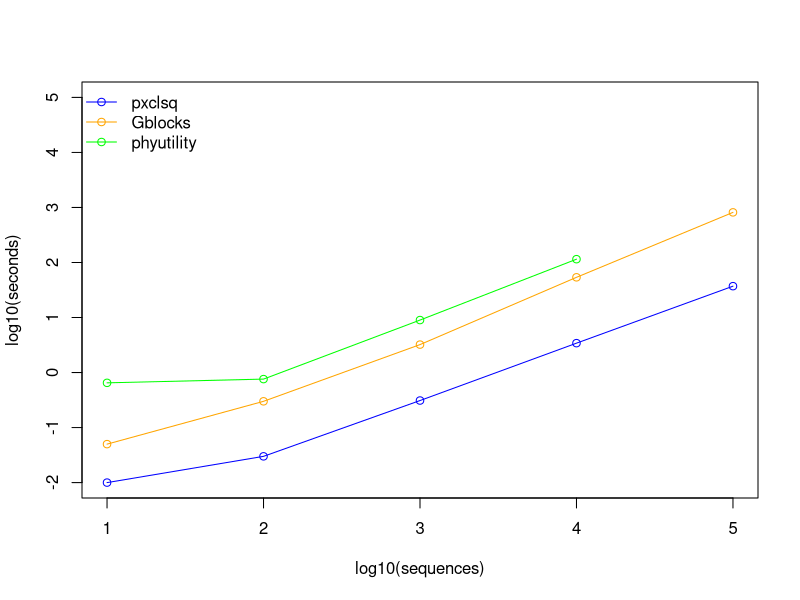
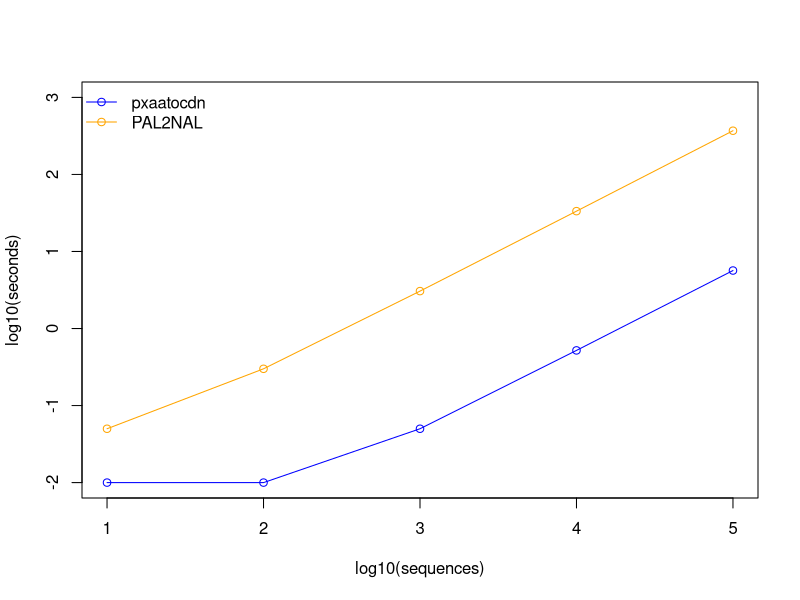
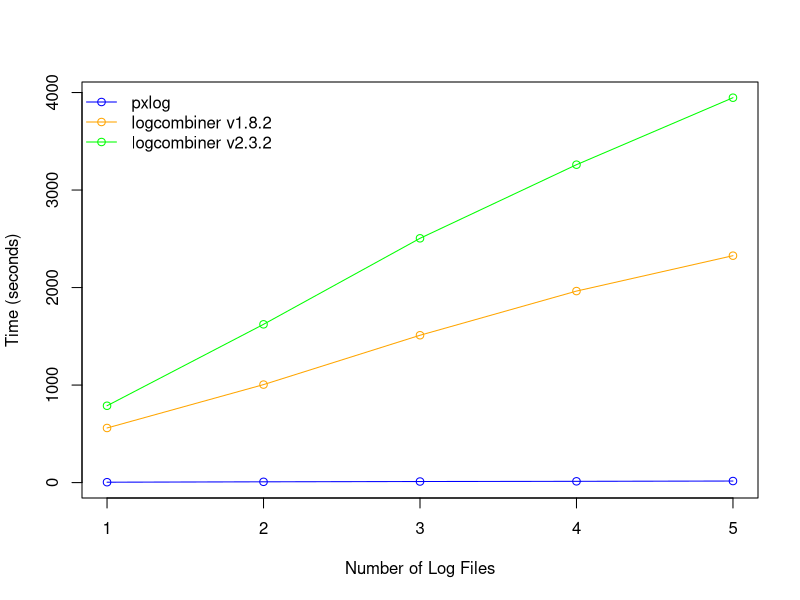

These charts were generated, in order, by the following R code:
## SEQ CLEANING
Phyx        <- log10(c(0.01, 0.03, 0.31, 3.42, 37.12));
Gblocks     <- log10(c(0.05, 0.30, 3.22, 53.77, 814.39));
Phyutility  <- log10(c(0.65, 0.76, 8.99,114.84));
x           <- 1:5;
phyutilityx <- 1:4;
plot(x, Phyx, xlab="log10(sequences)",ylab="log10(seconds)",type="o", col="blue",
     ylim=c(-2,5), main="");

lines(x,Gblocks, type="o", col="orange");
lines(phyutilityx, Phyutility, type="o", col="green");
legend("topleft", c("pxclsq","Gblocks", "phyutility"), cex=1, 
       col=c("blue", "orange", "green"), pch=21, lty=1, bty="n");

## AA -> CDN
Phyx    <- log10(c(0.01, 0.01, 0.05, 0.52, 5.66));
PAL2NAL <- log10(c(0.05, 0.30, 3.06, 33.39, 369.54));
x       <- 1:5;
plot(x,Phyx, xlab="log10(sequences)",ylab="log10(seconds)",type="o", col="blue",
     ylim=c(-2,3), main="");
lines(x,PAL2NAL, type="o", col="orange");
legend("topleft", c("pxaatocdn", "PAL2NAL"), cex=1, 
       col=c("blue","orange"), pch=21, lty=1, bty="n");

## MCMC LOGS
x     <- 1:5;
phyx  <- c(4, 8, 11, 13, 16);
lcom  <- c((9*60)+20, (16*60)+45, (25*60)+11, (32*60)+44, (38*60)+47);
lcom2 <- c((13*60)+8, (27*60)+3, (41*60)+45, (54*60)+20, (65*60)+47);
plot(x, phyx, xlab="Number of Log Files",ylab="Time (seconds)",type="o", col="blue",
     ylim=c(0,3950), main="");
lines(x, lcom, type="o", col="orange")
lines(x, lcom2, type="o", col="green")
legend("topleft", c("pxlog", "logcombiner v1.8.2", "logcombiner v2.3.2"), cex=1, 
       col=c("blue", "orange", "green"), pch=21, lty=1, bty="n");


